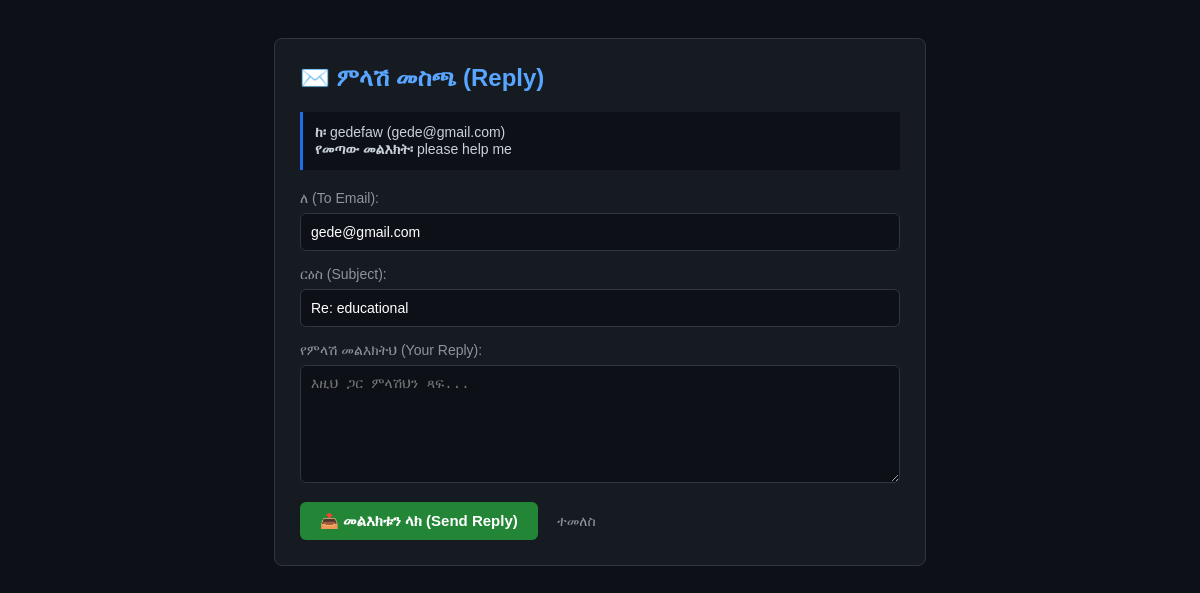
Screenshot of /reply_form.php?id=7 (signed in) with the database file from the repository.
### tables this page shows
CREATE TABLE `contact_messages` (
  `id` int(11) NOT NULL,
  `full_name` varchar(100) NOT NULL,
  `email` varchar(100) NOT NULL,
  `subject` varchar(150) DEFAULT NULL,
  `message` text NOT NULL,
  `created_at` timestamp NOT NULL DEFAULT current_timestamp(),
  `status` varchar(20) DEFAULT 'unread',
  `reply_text` text DEFAULT NULL
);

### reply_form.php (the view, shortened to what this page needs)
<?php
require_once 'db.php';
$id = intval($_GET['id']);
$stmt = $conn->prepare("SELECT * FROM contact_messages WHERE id = ?");
$stmt->bind_param("i", $id);
$stmt->execute();
$result = $stmt->get_result();
$message_data = $result->fetch_assoc();
?>
<!DOCTYPE html>
<html lang="am">
<head>
</head>
<body>
<div class="reply-card">
    <h2>✉️ ምላሽ መስጫ (Reply)</h2>
    <div class="original-msg">
        <strong>ከ፡</strong> <?php echo htmlspecialchars($message_data['full_name']); ?> (<?php echo htmlspecialchars($message_data['email']); ?>)<br>
        <strong>የመጣው መልእክት፡</strong> <?php echo htmlspecialchars($message_data['message']); ?>
    </div>
    <form action="send_reply.php" method="POST">
        <div class="form-group">
            <label>ለ (To Email):</label>
            <input type="text" name="email" value="<?php echo htmlspecialchars($message_data['email']); ?>" readonly>
        </div>
        <div class="form-group">
            <label>ርዕስ (Subject):</label>
            <input type="text" name="subject" value="Re: <?php echo htmlspecialchars($message_data['subject']); ?>" required>
        </div>
        <div class="form-group">
            <label>የምላሽ መልእክትህ (Your Reply):</label>
            <textarea name="reply_message" rows="6" placeholder="እዚህ ጋር ምላሽህን ጻፍ..." required></textarea>
        </div>
        <button type="submit" class="btn-send">📤 መልእክቱን ላክ (Send Reply)</button>
        <a href="view_message.php" class="btn-back">ተመለስ</a>
    </form>
</div>
</body>
</html>

### reply_form.php (style rules this page uses)
body { background-color: #0d1117; color: #c9d1d9; font-family: Arial, sans-serif; padding: 30px; display: flex; justify-content: center; }
.reply-card { background-color: #161b22; border: 1px solid #30363d; border-radius: 8px; padding: 25px; width: 100%; max-width: 600px; }
h2 { color: #58a6ff; margin-top: 0; }
.original-msg { background-color: #0d1117; border-left: 3px solid #1f6feb; padding: 12px; margin-bottom: 20px; font-size: 14px; }
.form-group { margin-bottom: 15px; }
label { display: block; margin-bottom: 6px; color: #8b949e; font-size: 14px; }
input[type="text"], textarea { width: 100%; padding: 10px; background-color: #0d1117; border: 1px solid #30363d; border-radius: 6px; color: #ffffff; box-sizing: border-box; font-size: 14px; }
.btn-send { background-color: #238636; color: white; border: none; padding: 10px 20px; border-radius: 6px; cursor: pointer; font-size: 15px; font-weight: bold; }
.btn-back { color: #8b949e; text-decoration: none; margin-left: 15px; font-size: 14px; }

### rows the page displays
contact_messages: full_name "gedefaw", email "gede@gmail.com", message "please help me", subject "Re: educational"
